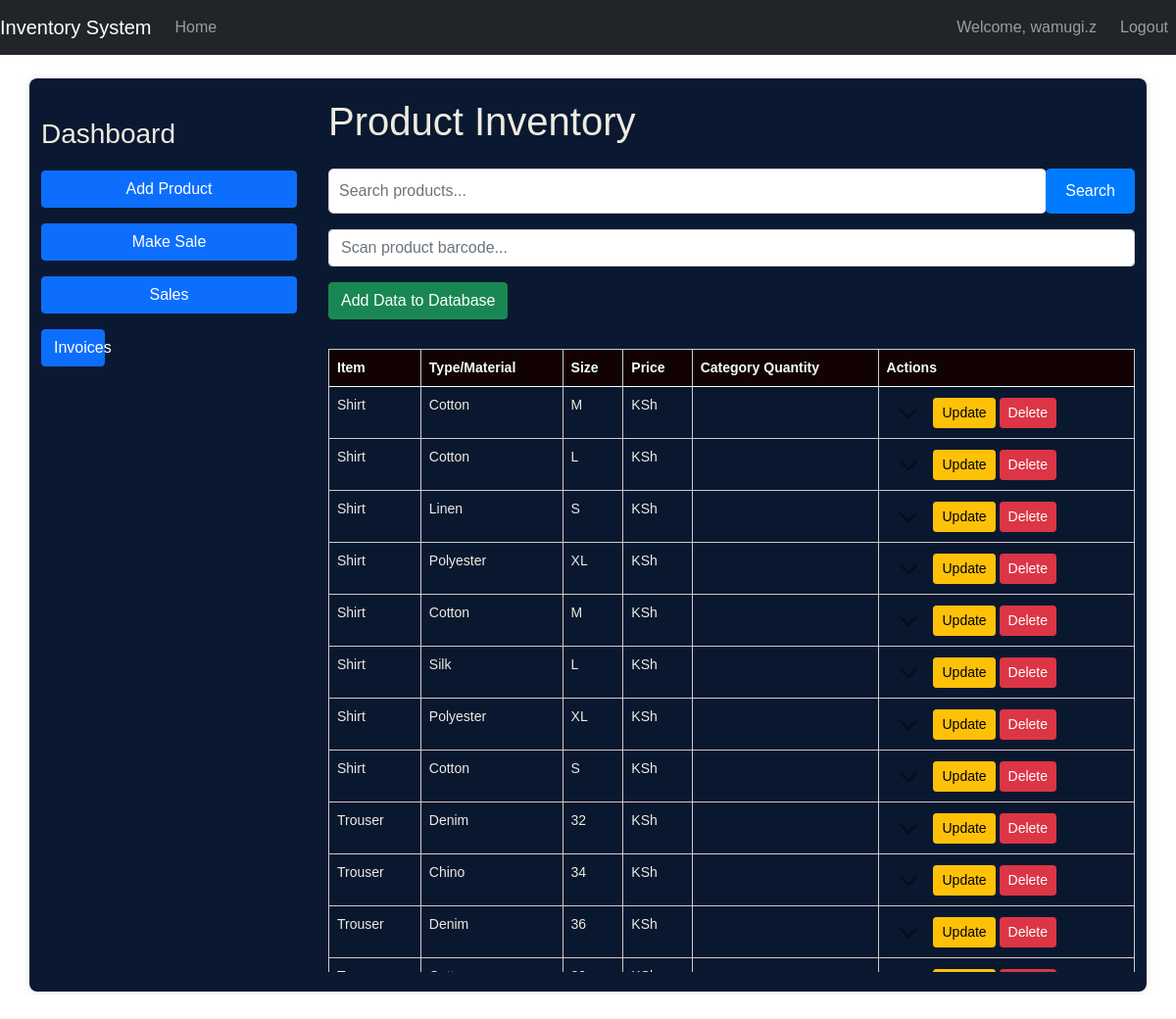
The page /index (signed in) on the database its author committed.
### STORE/models.py (models this page shows, shortened)
class User(UserMixin, db.Model):
    id = db.Column(db.Integer, primary_key=True)
    username = db.Column(db.String(64), index=True, unique=True, nullable=False)
    email = db.Column(db.String(120), index=True, unique=True, nullable=False)
    password_hash = db.Column(db.String(128), nullable=False)

class Product(db.Model):
    code = db.Column(db.String(20), primary_key=True, unique=True, nullable=False, index=False)
    item = db.Column(db.String(100), nullable=False)
    category = db.Column(db.String(100), nullable=True)  # Add category field
    type_material = db.Column(db.String(100), nullable=False)
    size = db.Column(db.String(20), nullable=False)
    color = db.Column(db.String(50), nullable=False)
    description = db.Column(db.Text, nullable=False)
    buying_price = db.Column(db.Float, nullable=False)
    selling_price = db.Column(db.Float, nullable=False)
    profit = db.Column(db.Float, nullable=False, default=0)
    quantity = db.Column(db.Integer, nullable=False, default=1)
    sales = relationship('Sale', backref='product', lazy=True)

### STORE/routes.py (the view)
@app.route('/index')
@login_required
def index():
    all_products = Product.query.all()
    sold_product_codes = [sale.product_code for sale in Sale.query.all()]
    unsold_products = [product for product in all_products if product.code not in sold_product_codes]
    return render_template('index.html', products=unsold_products)

### STORE/__init__.py (called while the page is built)
@login_manager.user_loader
def load_user(user_id):
    return User.query.get(int(user_id))

### STORE/templates/index.html (shortened to what this page needs)
{% extends "base.html" %}
{% block content %}
<link rel="stylesheet" type="text/css" href="{{ url_for('static', filename='css/custom_index.css') }}">
<div class="row">
    <div class="col-md-3">
        <h3>Dashboard</h3>
        <a href="{{ url_for('add_product') }}" class="btn btn-primary mb-3">Add Product</a>
        <form action="{{ url_for('make_sale') }}" method="get">
            <button type="submit" class="btn btn-primary mb-3">Make Sale</button>
        </form>
        <form action="{{ url_for('sales') }}" method="post">
            <button type="submit" class="btn btn-primary mb-3">Sales</button>
        </form>
        <div class="col-md-3">
            <a href="{{ url_for('invoices') }}" class="btn btn-primary mb-3">Invoices</a>
        </div>
    </div>
    <div class="col-md-9">
        <h1 class="mb-4">Product Inventory</h1>
        <div class="input-group mb-3">
            <input type="text" id="searchInput" class="form-control" placeholder="Search products...">
            <button class="btn btn-primary" type="button" id="searchButton">Search</button>
        </div>
        <div class="input-group mb-3">
            <input type="text" id="barcodeInput" class="form-control" placeholder="Scan product barcode..." autofocus>
        </div>
        <div class="input-group mb-3">
            <button id="addDataButton" class="btn btn-success">Add Data to Database</button>
        </div>
        <div class="table-responsive" style="display: block; max-height: 650px; overflow-y: auto;" id="productTableContainer">
            <table class="table table-striped">
                <thead>
                    <tr>
                        <th scope="col">Item</th>
                        <th scope="col">Type/Material</th>
                        <th scope="col">Size</th>
                        <th scope="col">Price</th>
                        <th scope="col">Category Quantity</th>
                        <th scope="col">Actions</th>
                    </tr>
                </thead>
                <tbody id="productTableBody">
                    {% for product in products %}
                    <tr>
                        <td>{{ product.item }}</td>
                        <td>{{ product.type_material }}</td>
                        <td>{{ product.size }}</td>
                        <td>KSh {{ product.price }}</td>
                        <td>{{ product.total_quantity }}</td>
                        <td>
                            <button class="btn btn-info toggle-button"
                                    data-item="{{ product.item }}"
                                    data-type-material="{{ product.type_material }}"
                                    data-size="{{ product.size }}"
                                    data-price="{{ product.price }}">
                                <img src="{{ url_for('static', filename='dropdown-list.ico') }}" alt="List" style="width: 20px;">
                            </button>
                            <a href="{{ url_for('update_product', code=product.code) }}" class="btn btn-warning btn-sm">Update</a>
                            <form action="{{ url_for('delete_product', code=product.code) }}" method="post" style="display:inline;">
                                <button type="submit" class="btn btn-danger btn-sm">Delete</button>
                            </form>
                        </td>
                    </tr>
                    {% endfor %}
                </tbody>
            </table>
        </div>
    </div>
</div>
{% endblock %}

### STORE/templates/base.html (shortened to what this page needs)
<!DOCTYPE html>
<html lang="en">
<head>
    <link rel="stylesheet" type="text/css" href="{{ url_for('static', filename='css/theme.css') }}">
    <link href="https://cdn.jsdelivr.net/npm/bootstrap@5.0.2/dist/css/bootstrap.min.css" rel="stylesheet">
</head>
<body>
    <nav class="navbar navbar-expand-lg navbar-dark bg-dark">
        <a class="navbar-brand" href="{{ url_for('index') }}">Inventory System</a>
        <div class="collapse navbar-collapse" id="navbarNav">
            <ul class="navbar-nav">
                {% if request.path != '/' and request.path != '/login' and request.path != '/register' %}
                <li class="nav-item">
                    <a class="nav-link" href="{{ url_for('index') }}">Home</a>
                </li>
                {% endif %}
            </ul>
        </div>
        <div class="navbar-nav ml-auto">
            {% if current_user.is_authenticated %}
                {% if request.path != '/' %}
                    <span class="navbar-text me-3">Welcome, {{ current_user.username }}</span>
                    <a href="{{ url_for('logout') }}" class="nav-item nav-link">Logout</a>
                {% endif %}
            {% else %}
                {% if request.path != '/' and request.path != '/login' and request.path != '/register' %}
                    <a href="{{ url_for('login') }}" class="nav-item nav-link">Login</a>
                {% endif %}
            {% endif %}
        </div>
    </nav>
    <div class="container mt-4">
        {% block content %}
        {% endblock %}
    </div>
</body>
</html>

### STORE/static/css/theme.css (style rules this page uses)
body { font-family: 'Arial', sans-serif; background-color: #FFC300; color: #1a3b70; margin: 0; padding: 0; height: 100vh; }
a { color: #0A1931; }
.container { background-color: #0A1931; color: #eeebe0; padding: 20px; border-radius: 8px; box-shadow: 0 0 10px rgba(0, 0, 0, 0.1); margin: 20px auto; max-width: 1000px; }
.btn-primary { background-color: #0A1931; color: #FFC300; border: none; padding: 10px 20px; border-radius: 4px; }
table { width: 100%; border-collapse: collapse; margin: 1em 0; font-family: Arial, sans-serif; font-size: 14px; background-color: #0A1931; color: #FFC300; }
table thead th { background-color: #FFC300; color: #0A1931; }
table th, table td { border: 1px solid #ddd; padding: 8px; text-align: left; }
table th { padding-top: 12px; padding-bottom: 12px; text-align: left; }

### STORE/static/css/custom_index.css (style rules this page uses)
body { font-family: Arial, sans-serif; }
.col-md-3 h3 { margin-top: 20px; margin-bottom: 20px; }
.col-md-3 .btn { width: 100%; margin-bottom: 10px; }
.col-md-9 { padding-left: 20px; }
.input-group { margin-bottom: 20px; }
#searchInput { padding: 10px; border-radius: 5px; border: 1px solid #ccc; }
#searchButton { padding: 10px 20px; border-radius: 5px; background-color: #007bff; color: #fff; border: none; cursor: pointer; }
.table-responsive { display: block; max-height: 300px; overflow-y: auto; }
.table { width: 100%; border-collapse: collapse; }
.table th, .table td { border: 1px solid #ccc; padding: 8px; text-align: left; color: #eeebe0; }
.table th { background-color: rgba(20, 1, 1, 0.9); color: azure; position: sticky; top: 0; z-index: 1000; }
.toggle-button { background: none; border: none; cursor: pointer; }
.toggle-button img { width: 20px; }

### rows shown on the page
User: username "wamugi.z"
Product: item "Shirt", type_material "Cotton", size "M"
Product: item "Shirt", type_material "Cotton", size "L"
Product: item "Shirt", type_material "Linen", size "S"
Product: item "Shirt", type_material "Polyester", size "XL"
Product: item "Shirt", type_material "Cotton", size "M"
Product: item "Shirt", type_material "Silk", size "L"
Product: item "Shirt", type_material "Polyester", size "XL"
Product: item "Shirt", type_material "Cotton", size "S"
Product: item "Trouser", type_material "Denim", size "32"
Product: item "Trouser", type_material "Chino", size "34"
Product: item "Trouser", type_material "Denim", size "36"
